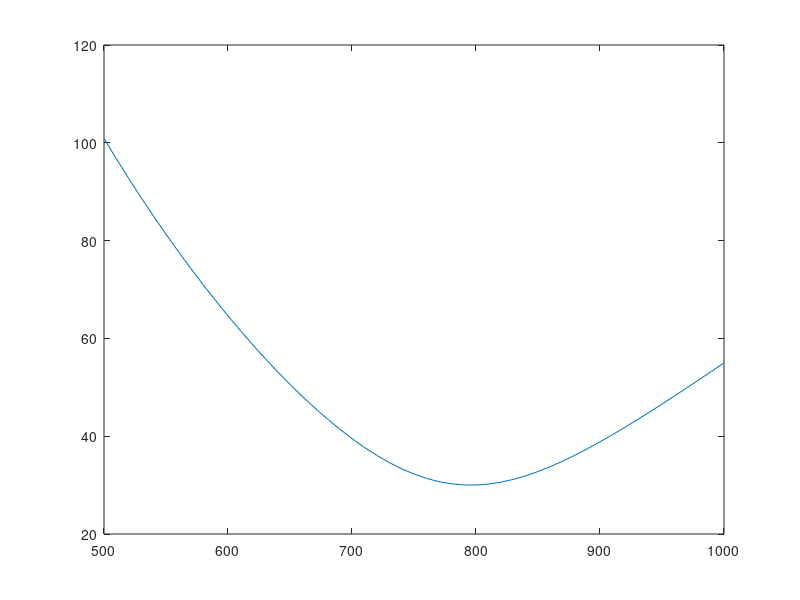

The MATLAB script that drew this image:
clear all
clc
f = 500:10:1000;
R = 30;
L = 20e-3;
C = 2e-6;
A = 50;
theta = (10)*(pi/180);
[X,Y] = pol2cart(theta,A);
V = X+Y*1i;
Xl = (2*pi*f*L)*1i;
Xc = (1./(2*pi*f*C))*-1i;
Z = Xl + Xc + R;
plot(f,abs(Z));